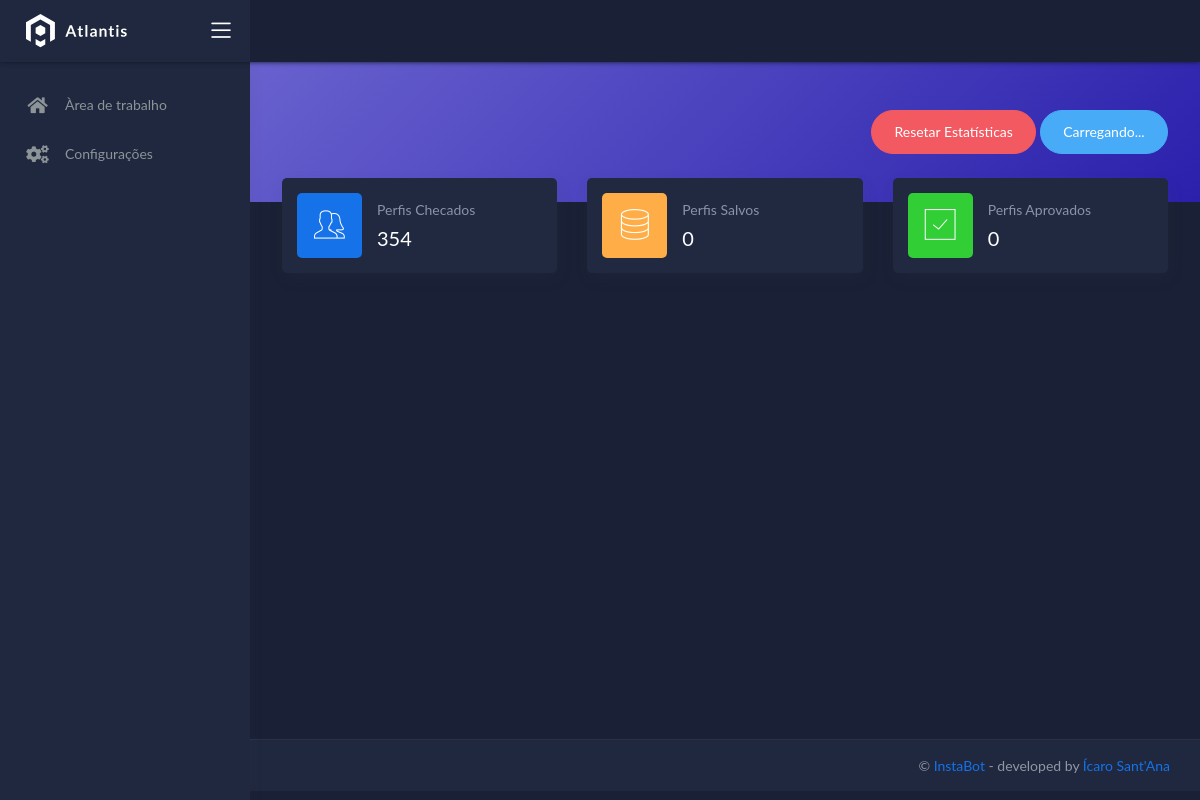
The app's page /home, older data.
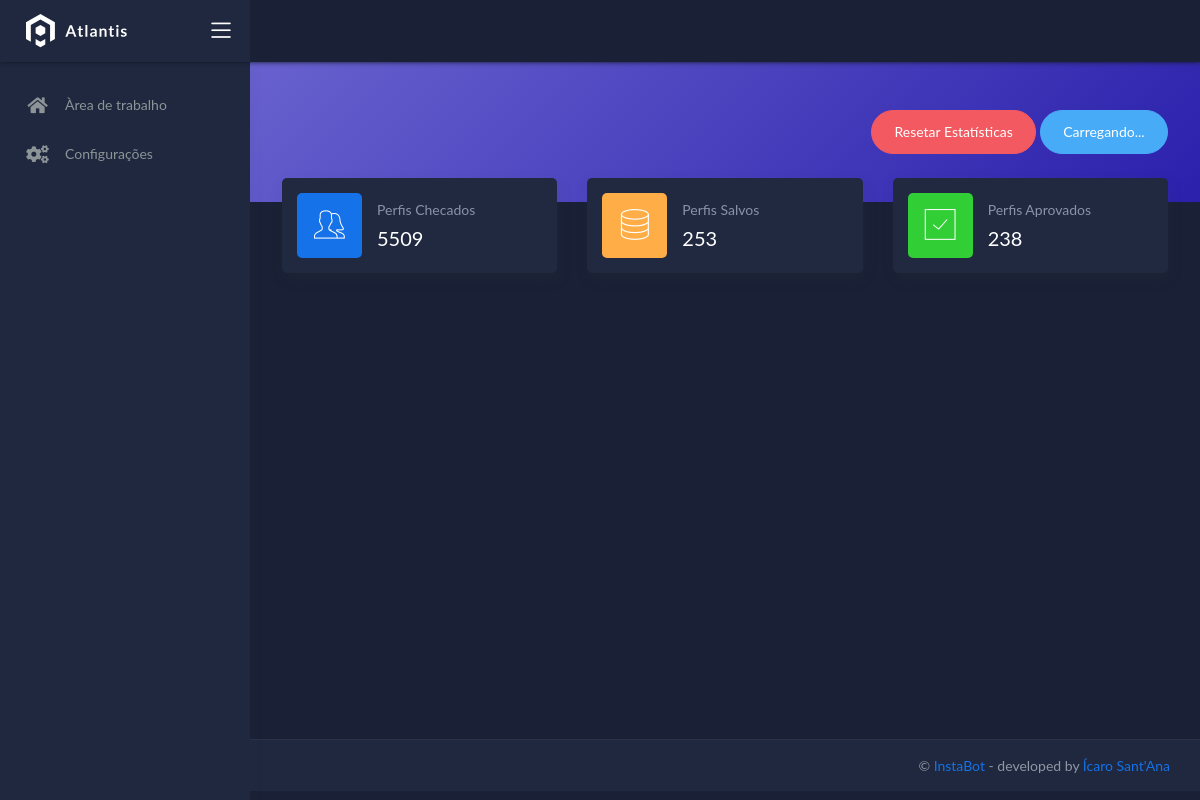
The same page, newer data.
### tables this page shows
CREATE TABLE SETTINGS
            (ID INTEGER PRIMARY KEY AUTOINCREMENT     NOT NULL,
            NAME           TEXT    NOT NULL,
            VALUE           TEXT    NOT NULL);

### run.py (the view)
@app.route('/home', methods=['GET', 'POST'])
def home():
    if db.get('checked') == '':
        db.set('checked', '0')
    if db.get('saved') == '':
        db.set('saved', '0')
    if db.get('approved') == '':
        db.set('approved', '0')
    return render_template('pages/index.html', checked=db.get('checked'), saved=db.get('saved'), approved=db.get('approved'))

### includes/db.py (called while the page is built)
    def get(self, name):
        try:
            lock.acquire(True)
            self.conne.execute("SELECT * FROM SETTINGS WHERE NAME = ?", [name])
            for i in self.conne.fetchall():
                return i[2]
        finally:
            lock.release()

### templates/pages/index.html (shortened to what this page needs)
{% extends "layouts/base.html" %}
{% block content %}
	<div class="content">
		<div class="panel-header bg-secondary-gradient ">
			<div class="page-inner py-5">
				<div class="d-flex align-items-left align-items-md-center flex-column flex-md-row">
					<div class="ml-md-auto py-2 py-md-0">
						<form role="form" method="POST">
							<button type="button" onclick='buttondelete()' class="btn btn-danger btn-round" id='deletebutton' name='deletebutton'>Resetar Estatísticas</button>
							<button type="button" onclick='startbutton()' class="btn btn-info btn-round" id='startbot' name='startbot'>Carregando...</button>
						</form>
					</div>
				</div>
			</div>
		</div>
		<div class="page-inner mt--5">
			<div class="row">
				<div class="col-sm-6 col-md-4">
					<div class="card card-stats card-round">
						<div class="card-body ">
							<div class="row align-items-center">
								<div class="col-icon">
									<div class="icon-big text-center icon-primary bubble-shadow-small">
										<i class="flaticon-users"></i>
									</div>
								</div>
								<div class="col col-stats ml-3 ml-sm-0">
									<div class="numbers">
										<p class="card-category">Perfis Checados</p>
										<h4 class="card-title" id='checked'>{{ checked }}</h4>
									</div>
								</div>
							</div>
						</div>
					</div>
				</div>
				<div class="col-sm-6 col-md-4">
					<div class="card card-stats card-round">
						<div class="card-body">
							<div class="row align-items-center">
								<div class="col-icon">
									<div class="icon-big text-center icon-warning bubble-shadow-small">
										<i class="flaticon-database"></i>
									</div>
								</div>
								<div class="col col-stats ml-3 ml-sm-0">
									<div class="numbers">
										<p class="card-category">Perfis Salvos</p>
										<h4 class="card-title" id='saved'>{{ saved }}</h4>
									</div>
								</div>
							</div>
						</div>
					</div>
				</div>
				<div class="col-sm-6 col-md-4">
					<div class="card card-stats card-round">
						<div class="card-body">
							<div class="row align-items-center">
								<div class="col-icon">
									<div class="icon-big text-center icon-success bubble-shadow-small">
										<i class="flaticon-check"></i>
									</div>
								</div>
								<div class="col col-stats ml-3 ml-sm-0">
									<div class="numbers">
										<p class="card-category">Perfis Aprovados</p>
										<h4 class="card-title" id='approved'>{{ approved }}</h4>
									</div>
								</div>
							</div>
						</div>
					</div>
				</div>
			</div>
		</div>
	</div>
{% endblock content %}

Row changes from the older to the newer data that the page shows:
changed SETTINGS (number 1 of 3 on the later page): VALUE "354" → "5509"
now on this page (row edited): SETTINGS: VALUE "253"
now on this page (row edited): SETTINGS: VALUE "238"
Text that changed along with them:
{{ saved }}: "0" → (not shown)
{{ approved }}: "0" → (not shown)
